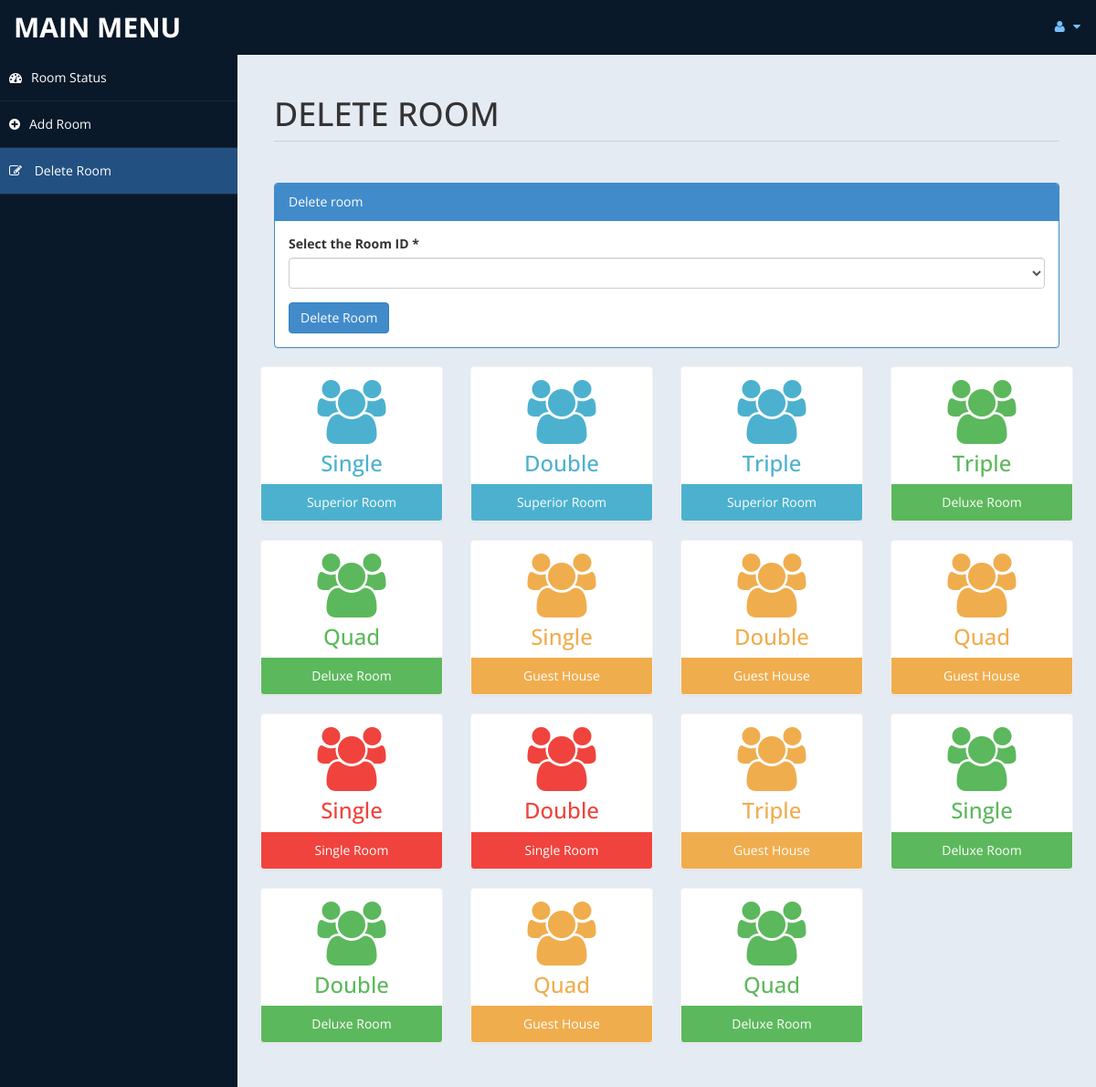
/admin/roomdel.php (signed in), run on the app's committed database.
### tables this page shows
CREATE TABLE `room` (
  `id` int(10) UNSIGNED NOT NULL,
  `type` varchar(15) DEFAULT NULL,
  `bedding` varchar(10) DEFAULT NULL,
  `place` varchar(10) DEFAULT NULL,
  `cusid` int(11) DEFAULT NULL
);

### admin/roomdel.php (the view, shortened to what this page needs)
<?php
include('db.php');
$rsql ="select id from room";
$rre=mysqli_query($con,$rsql);
?>
<!DOCTYPE html>
<html xmlns="http://www.w3.org/1999/xhtml">
<head>
    <link href="assets/css/bootstrap.css" rel="stylesheet" />
    <link href="assets/css/font-awesome.css" rel="stylesheet" />
    <link href="assets/css/custom-styles.css" rel="stylesheet" />
</head>
<body>
    <div id="wrapper">
        <nav class="navbar navbar-default top-navbar" role="navigation">
            <div class="navbar-header">
                <a class="navbar-brand" href="home.php">MAIN MENU </a>
            </div>
            <ul class="nav navbar-top-links navbar-right">
                <li class="dropdown">
                    <a class="dropdown-toggle" data-toggle="dropdown" href="#" aria-expanded="false">
                        <i class="fa fa-user fa-fw"></i> <i class="fa fa-caret-down"></i>
                    </a>
                </li>
            </ul>
        </nav>
        <nav class="navbar-default navbar-side" role="navigation">
            <div class="sidebar-collapse">
                <ul class="nav" id="main-menu">
                    <li>
                        <a  href="settings.php"><i class="fa fa-dashboard"></i>Room Status</a>
                    </li>
					<li>
                        <a   href="room.php"><i class="fa fa-plus-circle"></i>Add Room</a>
                    </li>
                    <li>
                        <a  class="active-menu" href="roomdel.php"><i class="fa fa-pencil-square-o"></i> Delete Room</a>
                    </li>
            </div>
        </nav>
        <div id="page-wrapper" >
            <div id="page-inner">
			 <div class="row">
                    <div class="col-md-12">
                        <h1 class="page-header">
                           DELETE ROOM <small></small>
                        </h1>
                    </div>
                </div>
            <div class="row">
                <div class="col-md-12 col-sm-12">
                    <div class="panel panel-primary">
                        <div class="panel-heading">
                           Delete room
                        </div>
                        <div class="panel-body">
						<form name="form" method="post">
                            <div class="form-group">
                                            <label>Select the Room ID *</label>
                                            <select name="id"  class="form-control" required>
												<option value selected ></option>
												<?php
												while($rrow=mysqli_fetch_array($rre))
												{
												$value = $rrow['id'];
												 echo '<option value="'.$value.'">'.$value.'</option>';
												}
												?>
                                            </select>
                              </div>
							 <input type="submit" name="del" value="Delete Room" class="btn btn-primary">
							</form>
                        </div>
                    </div>
                </div>
           <?php
						include ('db.php');
						$sql = "select * from room";
						$re = mysqli_query($con,$sql)
				?>
                <div class="row">
				<?php
										while($row= mysqli_fetch_array($re))
										{
												$id = $row['type'];
											if($id == "Superior Room")
											{
												echo"<div class='col-md-3 col-sm-12 col-xs-12'>
													<div class='panel panel-primary text-center no-boder bg-color-blue'>
														<div class='panel-body'>
															<i class='fa fa-users fa-5x'></i>
															<h3>".$row['bedding']."</h3>
														</div>
														<div class='panel-footer back-footer-blue'>
															".$row['type']."
														</div>
													</div>
												</div>";
											}
											else if ($id == "Deluxe Room")
											{
												echo"<div class='col-md-3 col-sm-12 col-xs-12'>
													<div class='panel panel-primary text-center no-boder bg-color-green'>
														<div class='panel-body'>
															<i class='fa fa-users fa-5x'></i>
															<h3>".$row['bedding']."</h3>
														</div>
														<div class='panel-footer back-footer-green'>
															".$row['type']."
														</div>
													</div>
												</div>";
											}
											else if($id =="Guest House")
											{
												echo"<div class='col-md-3 col-sm-12 col-xs-12'>
													<div class='panel panel-primary text-center no-boder bg-color-brown'>
														<div class='panel-body'>
															<i class='fa fa-users fa-5x'></i>
															<h3>".$row['bedding']."</h3>
														</div>
														<div class='panel-footer back-footer-brown'>
															".$row['type']."
														</div>
													</div>
												</div>";
											}
											else if($id =="Single Room")
											{
												echo"<div class='col-md-3 col-sm-12 col-xs-12'>
													<div class='panel panel-primary text-center no-boder bg-color-red'>
														<div class='panel-body'>
															<i class='fa fa-users fa-5x'></i>
															<h3>".$row['bedding']."</h3>
														</div>
														<div class='panel-footer back-footer-red'>
															".$row['type']."
														</div>
													</div>
												</div>";
											}
										}
									?>
                </div>
					</div>
            </div>
        </div>
</body>
</html>

### admin/assets/css/custom-styles.css (style rules this page uses)
body { font-family: 'Open Sans', sans-serif; }
#wrapper { width: 100%; background:#09192A; }
#page-wrapper { padding: 15px 15px; min-height: 600px; background:#E5EBF2; }
#page-inner { width:100%; margin:10px 20px 10px 0px; background-color:transparent; padding:10px; min-height:1200px; }
.text-center { text-align:center; }
.no-boder { border:1px solid #f3f3f3; }
h1, .h1, h2, .h2, h3, .h3 { margin-top: 7px; margin-bottom: -5px; }
.page-header { padding-bottom: 9px; margin: 10px 0 45px; border-bottom: 1px solid #C7D1DD; }
.bg-color-green { background-color: #fff; color: #5cb85c; }
.bg-color-blue { background-color: #fff; color: #4CB1CF }
.bg-color-red { background-color: #fff; color:#F0433D; }
.bg-color-brown { background-color: #fff; color:#f0ad4e; }
.back-footer-green { background-color: #5cb85c; color:#fff; border-top: 0px solid #fff; }
.back-footer-red { background-color: #F0433D; color:#fff; border-top: 0px solid #fff; }
.back-footer-blue { background-color: #4CB1CF; color:#fff; border-top: 0px solid #fff; }
.back-footer-brown { background-color: #f0ad4e; color:#fff; border-top: 0px solid #fff; }
.top-navbar { margin:0px; }
.top-navbar .navbar-brand { color: #fff; width: 260px; text-align: left; height: 60px; font-size: 30px; font-weight: 700; text-transform: uppercase; line-height: 30px; }
.top-navbar .nav > li { position: relative; display: inline-block; }
.top-navbar .nav > li > a { position: relative; display: block; padding: 19px 15px; color: #77C0FD; }
.active-menu { background-color:#225081!important; }
.sidebar-collapse , .sidebar-collapse .nav { background:none; }
.sidebar-collapse .nav { padding:0; }
.sidebar-collapse .nav > li > a { color:#fff; background:transparent; text-shadow:none; }
.sidebar-collapse > .nav > li > a { padding:15px 10px; }
.sidebar-collapse > .nav > li { border-bottom: 1px solid rgba(107, 108, 109, 0.19); }
.navbar-side { border:none; background-color: transparent; }
.top-navbar { background:#09192A; border-bottom:none; }
.top-navbar .nav > li > a > i { margin-right: 2px; }
.navbar-default { border:0px solid black; }
.navbar-header { background: #09192A; }
.nav > li > a > i { margin-right:10px; }
@media (min-width:768px) { #page-wrapper { margin: 0 0 0 260px; padding: 15px 30px; min-height: 1200px; } }
@media (min-width:768px) { .navbar-side { z-index: 1; position: absolute; width: 260px; } }
@media (min-width:768px) { .navbar { border-radius: 0px; } }

### data on the page
room: bedding "Single", type "Superior Room"
room: bedding "Double", type "Superior Room"
room: bedding "Triple", type "Superior Room"
room: bedding "Triple", type "Deluxe Room"
room: bedding "Quad", type "Deluxe Room"
room: bedding "Single", type "Guest House"
room: bedding "Double", type "Guest House"
room: bedding "Quad", type "Guest House"
room: bedding "Single", type "Single Room"
room: bedding "Double", type "Single Room"
room: bedding "Triple", type "Guest House"
room: bedding "Single", type "Deluxe Room"
room: bedding "Double", type "Deluxe Room"
room: bedding "Quad", type "Guest House"
room: bedding "Quad", type "Deluxe Room"
